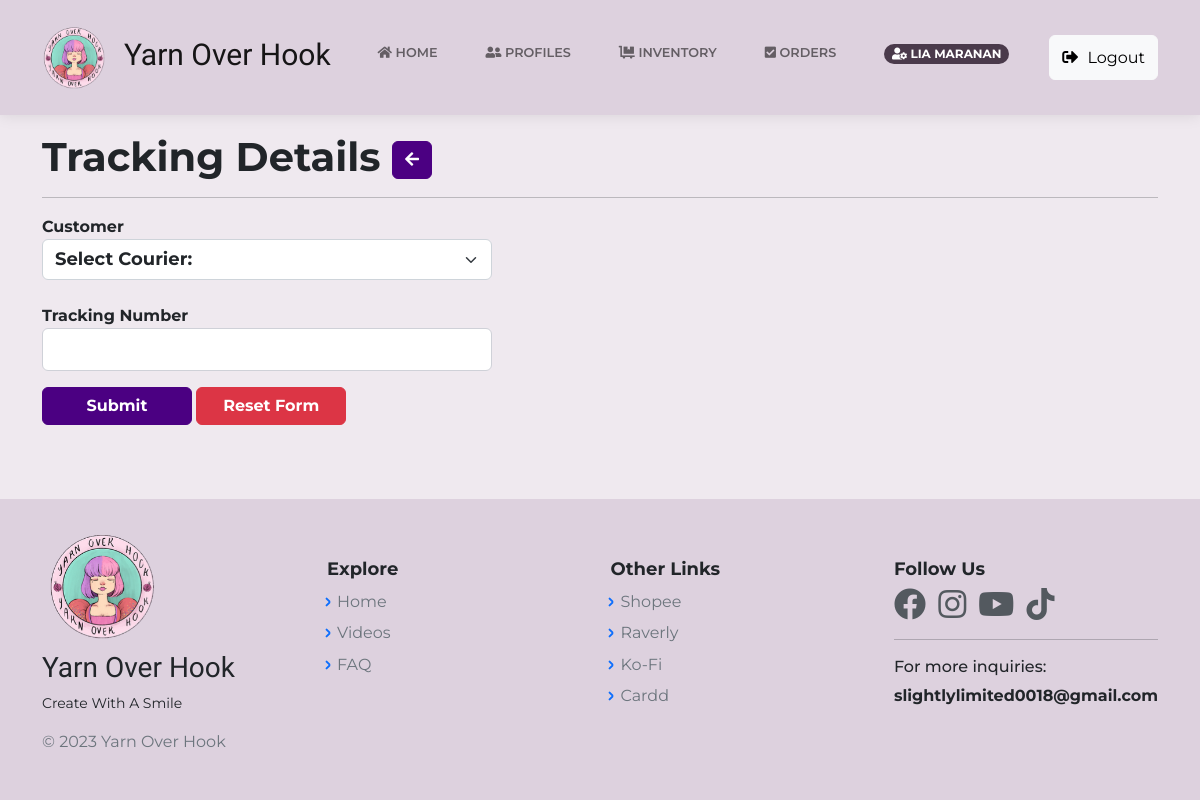
/TrackingDetails.php?id=19 (signed in), run on an earlier commit of the app's database.
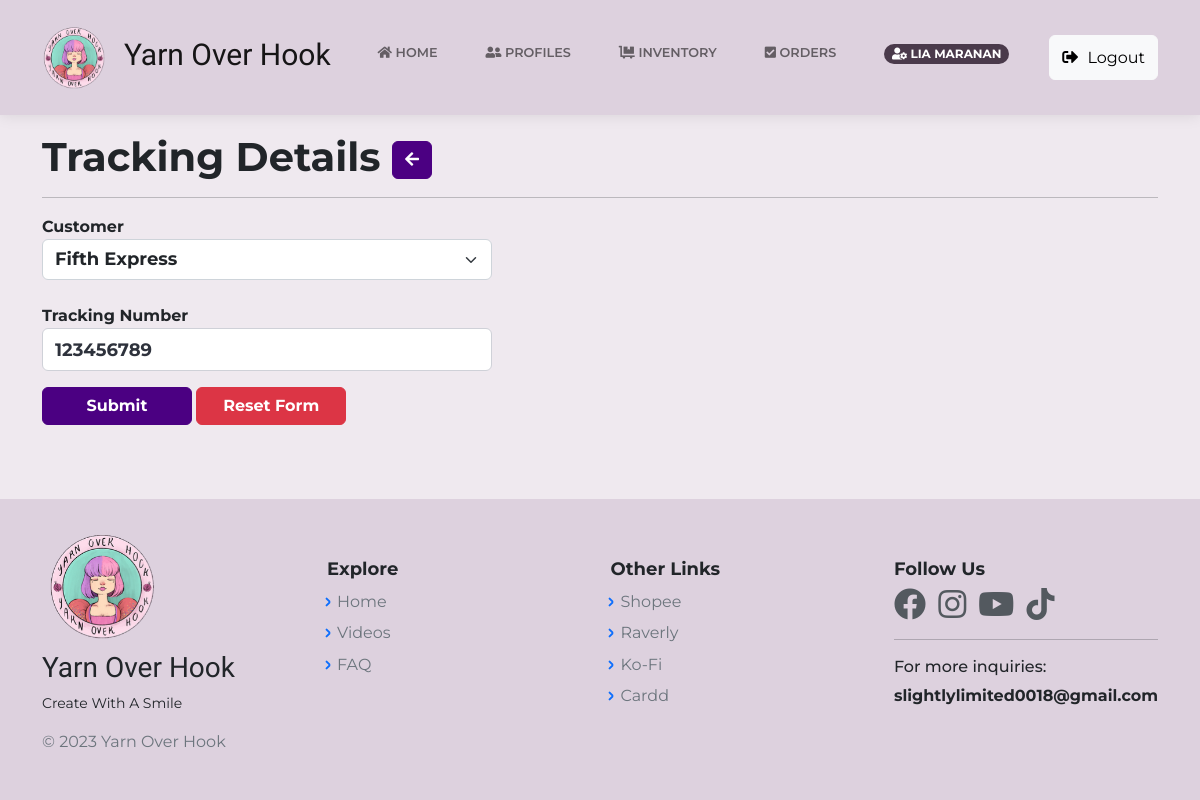
And on a later commit of the database.
### tables this page shows
CREATE TABLE `orders_db` (
  `OrderID` bigint(20) NOT NULL,
  `ItemID` bigint(20) NOT NULL,
  `c_id` bigint(12) NOT NULL,
  `cust_status` int(11) NOT NULL DEFAULT 1,
  `OrderQty` int(11) NOT NULL,
  `OrderType` varchar(255) NOT NULL,
  `TypeID` int(11) NOT NULL,
  `OrderDate` timestamp NOT NULL DEFAULT current_timestamp() ON UPDATE current_timestamp(),
  `OrderTotal` int(12) NOT NULL,
  `proof_img` varchar(255) NOT NULL,
  `p_mode` varchar(255) NOT NULL,
  `tracking_no` varchar(255) NOT NULL,
  `courier_id` varchar(255) NOT NULL,
  `pay_status` varchar(255) NOT NULL
);

### TrackingDetails.php (the view, shortened to what this page needs)
<?php
    include("includes/dbh.inc.php");
    if(isset($_GET['id'])) {
        $id = mysqli_real_escape_string($con, $_GET['id']);
        $item = "SELECT * FROM orders_db WHERE OrderID = $id";
        $result = mysqli_query($con, $item);
        $order = mysqli_fetch_assoc($result);
    }
    require 'layouts/Header.php';
?>
<body class="d-flex flex-column min-vh-100">
<?php require 'layouts/nav.php';?>
<main class="page payment-page">
        <div class="container my-5">
        <h1 style="font-weight:bold;"> Tracking Details <span><button class="btn btn-primary pull-right" type="button" style="font-weight:bold;border-color:indigo;background-color:indigo;width:40px;"><a href="OrderPageAdmin.php?id=<?php echo $order['OrderID']; ?>" style="text-decoration:none;color:white;"><i class="fa fa-arrow-left"></i></a></button></span></h1><hr>
            <div class="form-group">
                <form action="TrackingDetails.php?id=<?php echo $order['OrderID']; ?>" method="POST" enctype="multipart/form-data" style="border:none;">
            <div class="row my-3">
                <div class="col-md-12">
                    <label style="font-weight:bold;">Customer</label>
                    <select class="form-select rounded" id="courier_id" name="courier_id" aria-label=".form-select example" style="width:450px;font-weight:bold; font-size:18px;" required>
                    <option selected> Select Courier: </option>
                    <option value="Fifth Express" <?php if($order['courier_id'] == 'Fifth Express') { ?>selected="selected"<?php } ?> style="font-weight:bold;">Fifth Express</option>
                    </select> <br>
                </div>
                <div class="col-md-12">
                    <label style="font-weight:bold;">Tracking Number</label>
                        <input class="form-control rounded" type="text" name="tracking_no" id="tracking_no" class="form-control" value="<?php echo $order['tracking_no']; ?>" style="width:450px;height:43px; font-weight:bold; font-size:18px;" required>
                </div>
                <div class="button-group float-end">
                        <input class="btn btn-success mt-3" type="submit" name="add_tracking" value="Submit" style="font-weight:bold;width:150px;border-color:indigo;background-color:indigo;">
                        <input class="btn btn-danger mt-3" type="reset" id="reset" value="Reset Form" style="width:150px;font-weight:bold;">
                    </div>
            </div>
        </form>
    </div>
</div>
    </main>
<?php require 'layouts/Footer.php';?>

What changed in the data, as far as the page shows it:
now on this page (row edited): orders_db: courier_id "Fifth Express", tracking_no "123456789"
Also different on the page:
form field courier_id: "Select Courier:" → (not shown)
